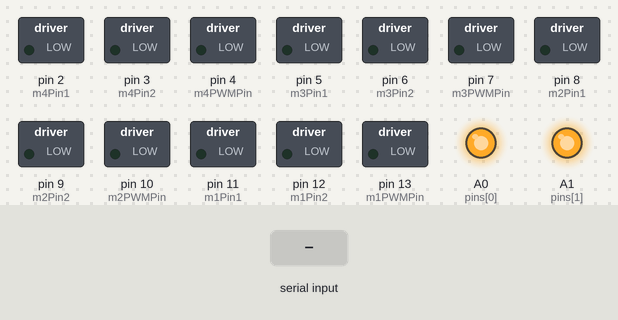
Bench run of a sketch on a simulated Arduino Nano, built with avr-gcc and run on an emulated ATmega328P. Parts: switched loads named in the sketch (green lamp = pin HIGH), output pins drawn as LEDs (lit = HIGH). Inputs (shaded band) come from the test bench. What the sketch prints to the serial monitor is not drawn.

Above: at 1.3 s.
1.4 s: "1" received over Serial
At 2.5 s:
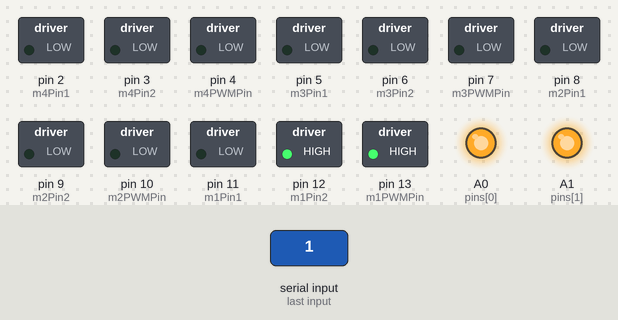
2.9 s: "2" received over Serial
At 4.8 s:
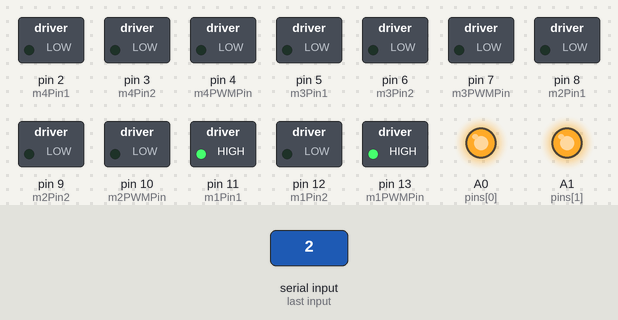
5.9 s: "3" received over Serial
At 8.3 s:
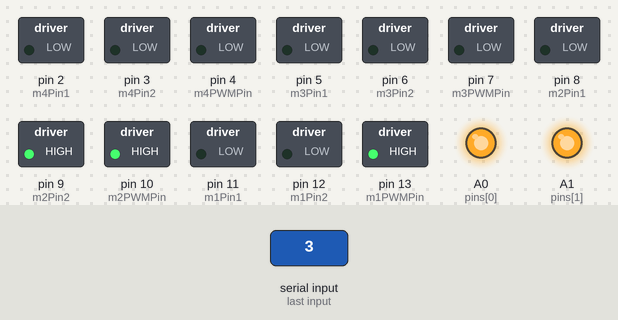
8.9 s: "4" received over Serial
At 10.8 s:
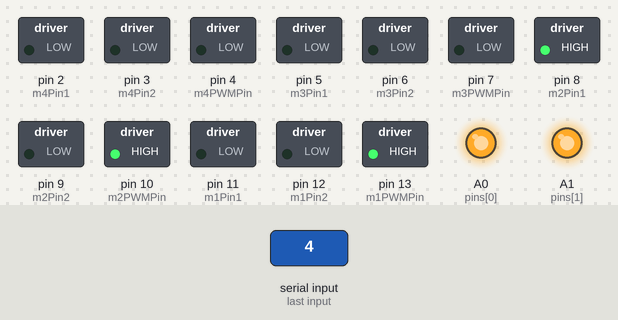
11.4 s: "5" received over Serial
At 13.3 s:
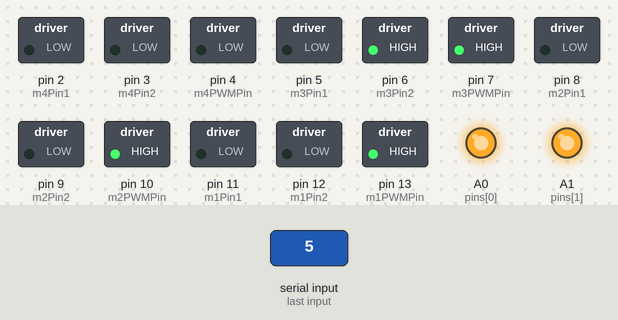
14.0 s: "6" received over Serial
At 15.9 s:
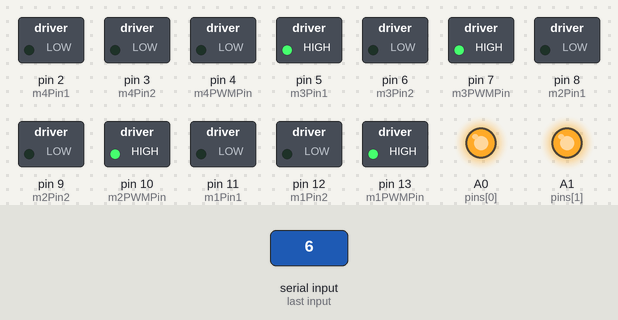
Timing chart, 0 to 19.0 s (numbered marks = the images above; inputs shaded):
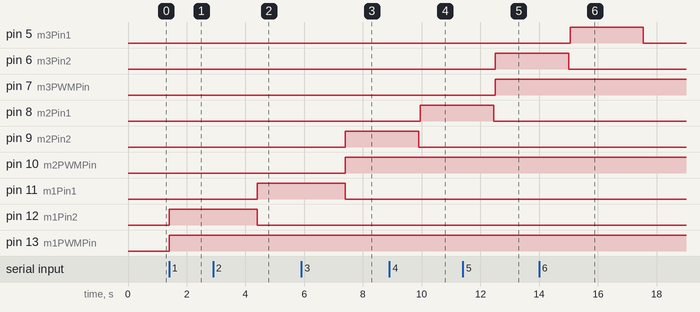

The sketch:

Exoskeleton_code.ino
```cpp
int delays[8] = {3000, 3000, 2500, 2500, 2500, 2500, 2500, 2500};

//MOTOR 1
#define m1Pin1 11
#define m1Pin2 12
#define m1PWMPin 13

//MOTOR 2
#define m2Pin1 8
#define m2Pin2 9
#define m2PWMPin 10

//MOTOR 3
#define m3Pin1 5
#define m3Pin2 6
#define m3PWMPin 7

//MOTOR 4
#define m4Pin1 2
#define m4Pin2 3
#define m4PWMPin 4

//PWM Values for Motors
#define m1PWM 255
#define m2PWM 255
#define m3PWM 255
#define m4PWM 255
#define MOTOR_1 0

int pins[8] = {A0, A1, A2, A3, A4, A5, A6, A7};
short usSpeed = 150; //default motor speed

void setup()
{
  pinMode(m1Pin1, OUTPUT);
  pinMode(m1Pin2, OUTPUT);
  pinMode(m1PWMPin, OUTPUT);
  pinMode(m2Pin1, OUTPUT);
  pinMode(m2Pin2, OUTPUT);
  pinMode(m2PWMPin, OUTPUT);
  pinMode(m3Pin1, OUTPUT);
  pinMode(m3Pin2, OUTPUT);
  pinMode(m3PWMPin, OUTPUT);
  pinMode(m4Pin1, OUTPUT);
  pinMode(m4Pin2, OUTPUT);
  pinMode(m4PWMPin, OUTPUT);

  for (int i = 0 ; i < 8; i++)
    pinMode(pins[i], OUTPUT);

  digitalWrite(pins[0], HIGH);
  digitalWrite(pins[1], HIGH);
  digitalWrite(pins[2], HIGH);
  digitalWrite(pins[3], HIGH);

  Serial.begin(9600); // Initiates the serial to do the monitoring
  Serial.println("Begin motor control");
  Serial.println(); //Print function list for user selection
  Serial.println("Enter number for control option:");
  Serial.println("1. ForeArm Up");
  Serial.println("2. ForeArm Down");
  Serial.println("3. Shoulder Right");
  Serial.println("4. Shoulder Left");
  Serial.println("5. Shoulder In");
  Serial.println("6. Shoulder Out");
  Serial.println("7. Shoulder Up");
  Serial.println("8. Shoulder Down");
  Serial.println();
}

void loop()
{
  char user_input;
  while (Serial.available())
  {
    user_input = Serial.read();
    if (user_input == '1' )
    {
      m1Control(1);
      delay(delays[0]);
      m1Control(0);
    }
    else if (user_input == '2')
    {
      m1Control(-1);
      delay(delays[1]);
      m1Control(0);
    }
    else if (user_input == '3' )
    {
      m2Control(1);
      delay(delays[2]);
      m2Control(0);
      delay(50);
    }
    else if (user_input == '4')
    {
      m2Control(-1);
      delay(delays[3]);
      m2Control(0);
      delay(50);
    }
    else if (user_input == '5' )
    {
      m3Control(1);
      delay(delays[4]);
      m3Control(0);
      delay(50);
    }
    else if (user_input == '6')
    {
      m3Control(-1);
      delay(delays[5]);
      m3Control(0);
      delay(50);
    }
    else if (user_input == '7' )
    {
      m4Control(1);
      delay(delays[6]);
      m4Control(0);
      delay(50);
    }
    else if (user_input == '8')
    {
      m4Control(-1);
      delay(delays[7]);
      m4Control(0);
      delay(50);
    }
    else
    {
      Serial.println("Invalid option entered.");
    }
  }
}

void m1Control(int x)
{
  if (x == 1)
  {
    digitalWrite(m1Pin1, LOW);
    digitalWrite(m1Pin2, HIGH);
  }
  else if (x == -1)
  {
    digitalWrite(m1Pin1, HIGH);
    digitalWrite(m1Pin2, LOW);
  }
  else
  {
    digitalWrite(m1Pin1, LOW);
    digitalWrite(m1Pin2, LOW);
  }
  analogWrite(m1PWMPin, m1PWM);
}

void m2Control(int x)
{
  if (x == 1)
  {
    digitalWrite(m2Pin1, LOW);
    digitalWrite(m2Pin2, HIGH);
  }
  else if (x == -1)
  {
    digitalWrite(m2Pin1, HIGH);
    digitalWrite(m2Pin2, LOW);
  }
  else
  {
    digitalWrite(m2Pin1, LOW);
    digitalWrite(m2Pin2, LOW);
  }
  analogWrite(m2PWMPin, m2PWM);
}

void m3Control(int x)
{
  if (x == 1)
  {
    digitalWrite(m3Pin1, LOW);
    digitalWrite(m3Pin2, HIGH);
  }
  else if (x == -1)
  {
    digitalWrite(m3Pin1, HIGH);
    digitalWrite(m3Pin2, LOW);
  }
  else
  {
    digitalWrite(m3Pin1, LOW);
    digitalWrite(m3Pin2, LOW);
  }
  analogWrite(m3PWMPin, m3PWM);
}

void m4Control(int x)
{
  if (x == 1)
  {
    digitalWrite(m4Pin1, LOW);
    digitalWrite(m4Pin2, HIGH);
  }
  else if (x == -1)
  {
    digitalWrite(m4Pin1, HIGH);
    digitalWrite(m4Pin2, LOW);
  }
  else
  {
    digitalWrite(m4Pin1, LOW);
    digitalWrite(m4Pin2, LOW);
  }
  analogWrite(m4PWMPin, m4PWM);
}
```

Measured:
- after the input at 1.4 s, pin 12 (m1Pin2), pin 13 (m1PWMPin): LOW → HIGH at once
- after the input at 2.9 s, pin 11 (m1Pin1): LOW → HIGH after 1.5 s
- after the input at 5.9 s, pin 9 (m2Pin2), pin 10 (m2PWMPin): LOW → HIGH after 1.5 s
- after the input at 8.9 s, pin 8 (m2Pin1): LOW → HIGH after 1.1 s
- after the input at 11.4 s, pin 6 (m3Pin2), pin 7 (m3PWMPin): LOW → HIGH after 1.1 s
- after the input at 14.0 s, pin 5 (m3Pin1): LOW → HIGH after 1.1 s, → LOW 2.5 s later
